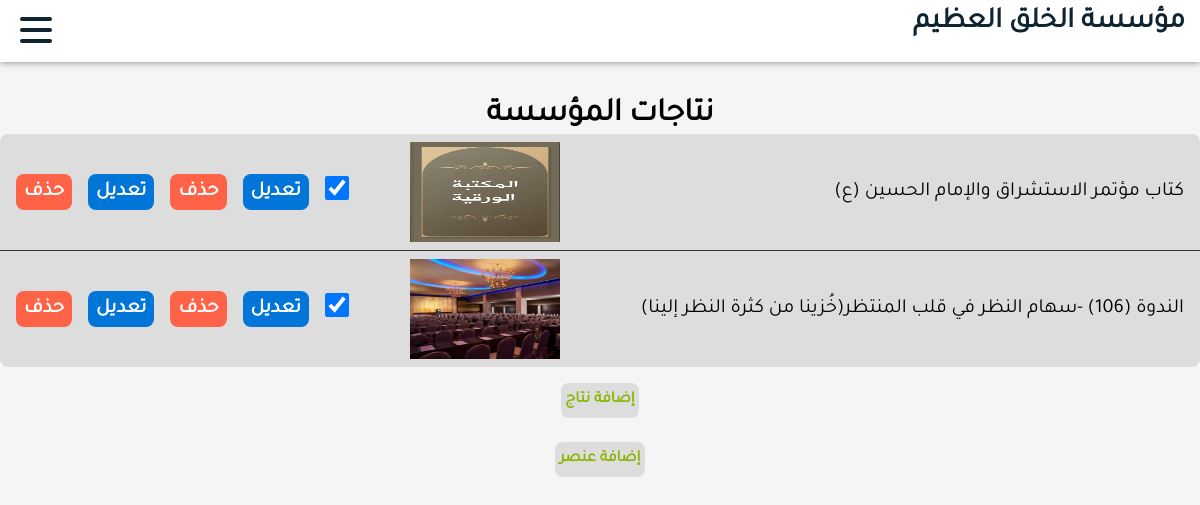
Screenshot of /dashboard/productions/ with the database file from the repository.
### backend/models.py (models this page shows, shortened)
class Production(models.Model):
    title = models.CharField(max_length=1000, blank=False)
    created_at = models.DateTimeField(auto_now_add=True)
    main_img = models.ForeignKey(Image, on_delete=models.PROTECT, blank=False)
    body = models.TextField(max_length=5000, blank=False)
    pdf_file = models.ForeignKey(File, on_delete=models.PROTECT, blank=True, null=True, related_name="pdf")
    doc_file = models.ForeignKey(File, on_delete=models.PROTECT, blank=True, null=True, related_name="doc")
    active = models.BooleanField(default=False)
    class Meta:
        ordering = ['-created_at']

class Image(models.Model):
    image = models.ImageField(upload_to="images", blank=False)

### dashboard/views.py (the view)
# urls.py: path("productions", views.productions, name="productions"),
def productions(request):
    productions = Production.objects.all()
    section = {
        "image":True,
        "productions":True
    }
    context = {"items":productions,"section":section}
    return render(request, "dashboard/items.html", context)

### backend/context_processors.py (called while the page is built)
def pages(request):
    pages = Page.objects.order_by("order")
    return {'pages': pages}

### dashboard/templates/dashboard/items.html (shortened to what this page needs)
{% extends "dashboard/layout.html" %}
{% block body %}
    {% include "dashboard/menu.html" %}
    <div class="items">
        {% if section.activities %}
        <h1 class="itemsTitle">نشاطات المؤسسة</h1>
        {% elif section.productions %}
        <h1 class="itemsTitle">نتاجات المؤسسة</h1>
        {% endif %}
        <div class="itemsContainer">
            {% for item in items %}
            <div class="item">
                <p>{{ item.title }}</p>
                {% if section.image %}
                <img width="150" height="100" src="{{ item.main_img.image.url }}" alt="">
                {% endif %}
                <div class="buttons">
                    {% if section.activities %}
                    <form action="{% url 'dashboard:activate-activity' item.id %}" method="POST">
                        {% csrf_token %}
                        <input onchange="this.form.submit()" class="checkbox" type="checkbox"
                        {% if item.active == True %}
                        checked
                        {% endif %}
                        >
                    </form>
                    <a class="button buttonEdit" href="{% url 'dashboard:update-activity' item.id %}">تعديل</a>
                    <a class="button buttonDanger" href="{% url 'dashboard:delete-activity' item.id %}">حذف</a>
                    {% elif section.productions %}
                    <form action="{% url 'dashboard:activate-production' item.id %}" method="POST">
                        <input onchange="this.form.submit()" class="checkbox" type="checkbox"
                        {% if item.active == True %}
                        checked
                        {% endif %}
                        >
                    </form>
                    <a class="button buttonEdit" href="{% url 'dashboard:update-production' item.id %}">تعديل</a>
                    <a class="button buttonDanger" href="{% url 'dashboard:delete-production' item.id %}">حذف</a>
                    {% endif %}
                    <a class="button buttonEdit" href="{% url 'dashboard:update-item' page.slug item.id %}">تعديل</a>
                    <a class="button buttonDanger" href="{% url 'dashboard:delete-item' page.slug item.id %}">حذف</a>
                </div>
            </div>
            {% empty %}
            <p>لا توجد عناصر.</p>
            {% endfor %}
        </div>
        {% if section.activities %}
        <a class="button buttonPrimary" href="{% url 'dashboard:create-activity' %}">إضافة نشاط</a>
        {% elif section.productions %}
        <a class="button buttonPrimary" href="{% url 'dashboard:create-production' %}">إضافة نتاج</a>
        {% elif section.library %}
        <a class="button buttonPrimary" href="{% url 'dashboard:create-book' %}">إضافة كتاب</a>
        {% endif %}
        <a class="button buttonPrimary" href="{% url 'dashboard:create-item' page.slug %}">إضافة عنصر</a>
    </div>
{% endblock %}

### static/css/dashboard/index.css (style rules this page uses)
*, body, html { margin: 0; padding: 0; box-sizing: border-box; font-family: 'Tajawal'; }
:root { --bgc: #eeeeee; }
.items { padding-top: 6rem; display: flex; flex-direction: column; align-items: center; background-color: whitesmoke; min-height: 100vh; min-width: 100%; }
.itemsContainer { background-color: #ddd; border-radius: .5rem; width: fit-content; }
.item { display: grid; grid-template-columns: 50vw 1fr 1fr; gap: 1.5rem; justify-content: space-between; align-items: center; min-width: 30rem; border-bottom: 1px solid #333; font-size: 20px; padding: .5rem 1rem; }
.item:last-of-type { border: none; }
.buttons { display: flex; align-items: center; gap: 1rem; }
.button { text-decoration: none; font-weight: bold; padding: .4rem .5rem; margin: .5rem 0; color: black; border-radius: .5rem; cursor: pointer; }
.buttonPrimary { color: #8bb500; margin-top: 1rem; padding: .5rem .3rem; background-color: #ddd; border-radius: .5rem; }
.buttonDanger { color: white; background-color: tomato; }
.buttonEdit { color: white; background-color: #0275d8; }
.checkbox { width: 1.5rem; height: 1.5rem; cursor: pointer; }

### rows the page displays
Production: title "كتاب مؤتمر الاستشراق والإمام الحسين (ع)", main_img.image (picture), active "☑"
Production: title "الندوة (106) -سهام النظر في قلب المنتظر(خُزينا من كثرة النظر إلينا)", main_img.image (picture), active "☑"
